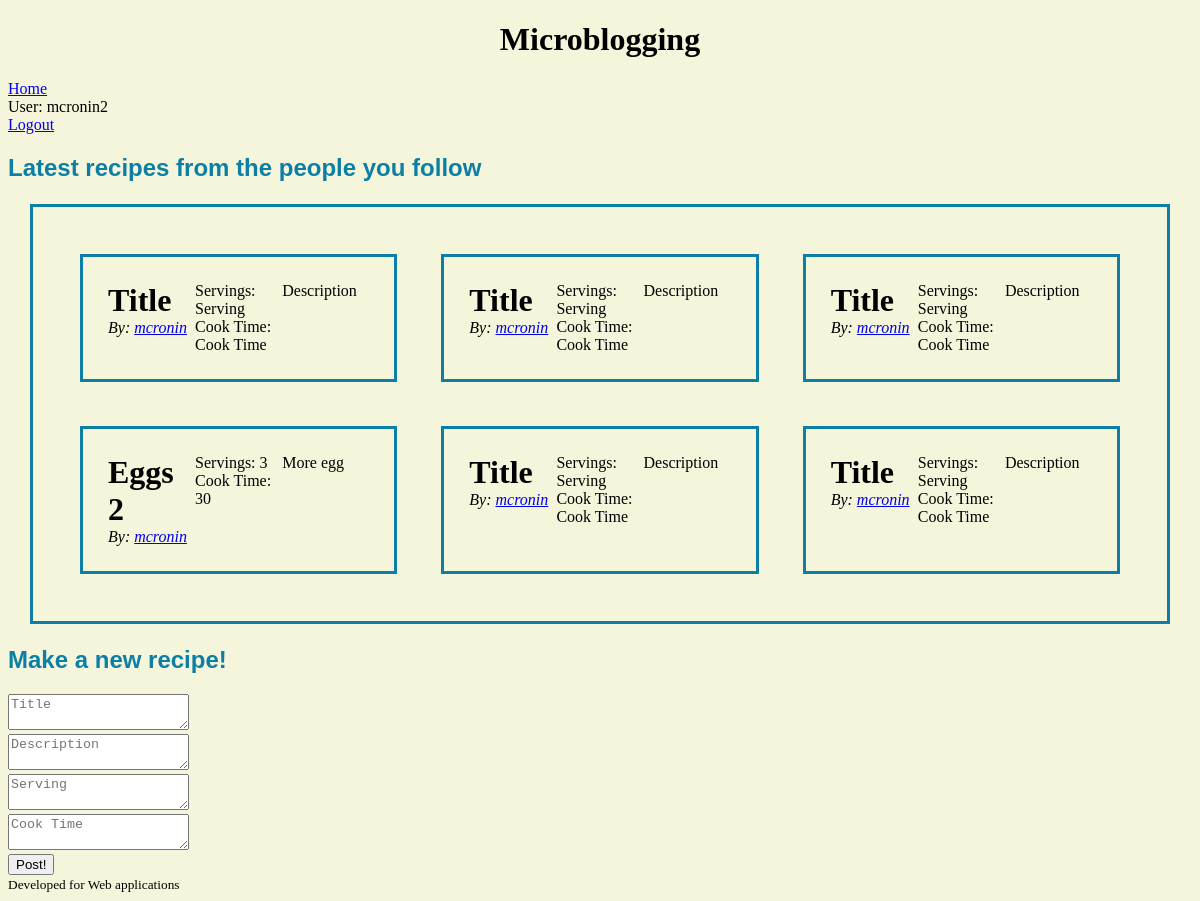
The app's page / (signed in) with its own data.
### beli/model.py (models this page shows)
class User(flask_login.UserMixin, db.Model):
    id = db.Column(db.Integer, primary_key=True)
    email = db.Column(db.String(128), unique=True, nullable=False)
    name = db.Column(db.String(64), nullable=False)
    password = db.Column(db.String(100), nullable=False)
    recipes = db.relationship('Recipe', back_populates='user')
    following = db.relationship(
        "User",
        secondary=FollowingAssociation.__table__,
        primaryjoin=FollowingAssociation.follower_id == id,
        secondaryjoin=FollowingAssociation.followed_id == id,
        back_populates="followers",
    )
    followers = db.relationship(
        "User",
        secondary=FollowingAssociation.__table__,
        primaryjoin=FollowingAssociation.followed_id == id,
        secondaryjoin=FollowingAssociation.follower_id == id,
        back_populates="following",
    )

class Recipe(db.Model):
    id = db.Column(db.Integer, primary_key=True)
    title = db.Column(db.Text(512), nullable=False)
    description = db.Column(db.Text, nullable=False)
    servings = db.Column(db.Integer, nullable=False)
    cook_time = db.Column(db.Integer, nullable=False)
    user_id = db.Column(db.Integer, db.ForeignKey('user.id'), nullable=False)
    user = db.relationship('User', back_populates='recipes')

### beli/main.py (the view)
@bp.route("/")
@flask_login.login_required
def index():
    followers = db.aliased(model.User)
    query = (
    db.select(model.Recipe)
    .join(model.User)
    .join(followers, model.User.followers)
    .where(followers.id == flask_login.current_user.id)
    .limit(10))
    posts = db.session.execute(query).scalars().all()
    return render_template("main/index.html", posts=posts)

### beli/__init__.py (called while the page is built)
def create_app(test_config=None):
    app = Flask(__name__)
    app.config["SECRET_KEY"] = "93220d9b340cf9a6c39bac99cce7daf220167498f91fa"
    from . import main
    from . import auth
    app.config["SQLALCHEMY_DATABASE_URI"] = "sqlite:///microblog.db"
    db.init_app(app)
    login_manager = LoginManager()
    login_manager.login_view = 'auth.login'
    login_manager.init_app(app)
    from . import model
    @login_manager.user_loader
    def load_user(user_id):
        return db.session.get(model.User, int(user_id))
    app.register_blueprint(main.bp)
    app.register_blueprint(auth.bp)
    return app

### beli/templates/main/index.html
{% extends 'base.html' %}
{% block content %}
    <section>
        <h2>Latest recipes from the people you follow</h2>
        {% include 'posts_template.html' %}
    </section>
    <section>
        <h2>Make a new recipe!</h2>
        <form action="{{ url_for('main.new_post') }}" method="post">
            <div><textarea placeholder="Title" name="title"></textarea></div>
            <div><textarea placeholder="Description" name="description"></textarea></div>
            <div><textarea placeholder="Serving" name="servings"></textarea></div>
            <div><textarea placeholder="Cook Time" name="cook_time"></textarea></div>
            <div><input type="submit" value="Post!"/></div>
        </form>
    </section>
{% endblock %}

### beli/templates/base.html (shortened to what this page needs)
<!DOCTYPE html>
<html>
    <head>
        <link rel="stylesheet"
              href="{{ url_for('static', filename='microblog.css') }}">
    </head>
    <body>
        <header>
            <h1>Microblogging</h1>
            <a href="{{ url_for('main.index') }}">Home</a>
            {% if current_user.is_authenticated: %}
                <div>User: {{current_user.name}}</div>
                <a href="{{ url_for('auth.log_out') }}">Logout</a>
            {% endif %}
        </header>
        <section class="content">
            {% block content %}{% endblock %}
        </section>
        <footer><small>Developed for Web applications</small></footer>
    </body>
</html>

### beli/templates/post_template.html
<div class="message">
        <span>
            <div class="title">{{ post.title}}</div>
            <div class="author">By:
                <a href="{{ url_for('main.userProfile', user_id=post.user.id) }}">{{ post.user.name }}</a>
            </div>
        </span>
        <div class="metadata">
            <div class="servings">Servings: {{ post.servings }}</div>
            <div class="cooktime">Cook Time: {{ post.cook_time }}</div>
        </div>
    <span class="description">{{ post.description }}</span>
</div>

### beli/static/microblog.css (style rules this page uses)
body { background-color: beige; text-align: left; }
h1 { text-align: center; }
h2, strong { color: rgb(11, 127, 166); font-family: Arial, Helvetica, sans-serif; text-align: left; }
.author { font-style: italic; }
.message { outline-style: solid; display: grid; grid-template-columns: 1fr 1fr 1fr; outline-color: rgb(11, 127, 166); padding: 25px; margin: 25px; }
.title { font-size: 200%; font-weight: bold; }

### records on screen
User: name "mcronin2"
Recipe: title "Title", user.name "mcronin", servings "Serving", cook_time "Cook Time", description "Description"
Recipe: title "Title", user.name "mcronin", servings "Serving", cook_time "Cook Time", description "Description"
Recipe: title "Title", user.name "mcronin", servings "Serving", cook_time "Cook Time", description "Description"
Recipe: title "Eggs 2", user.name "mcronin", servings "3", cook_time "30", description "More egg"
Recipe: title "Title", user.name "mcronin", servings "Serving", cook_time "Cook Time", description "Description"
Recipe: title "Title", user.name "mcronin", servings "Serving", cook_time "Cook Time", description "Description"
